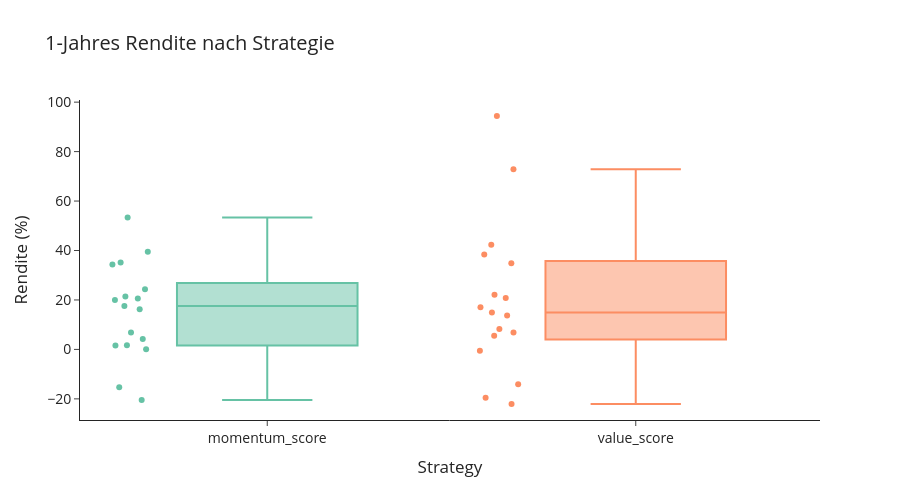
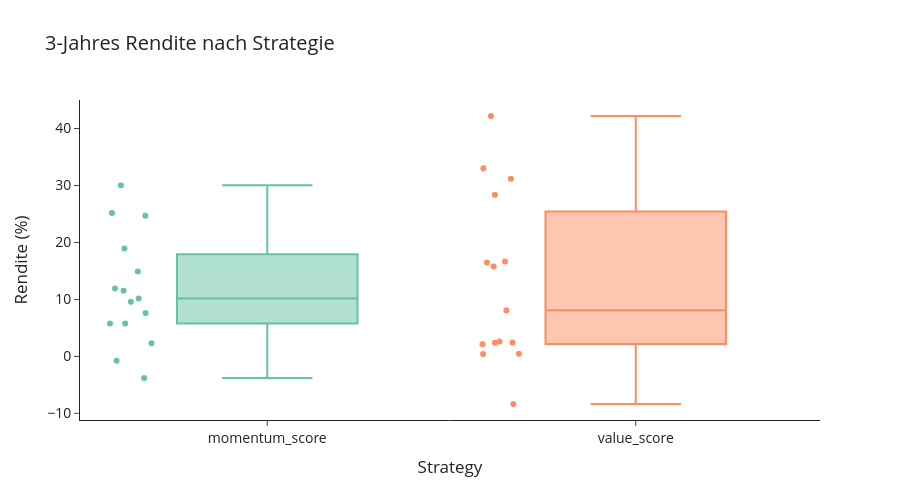
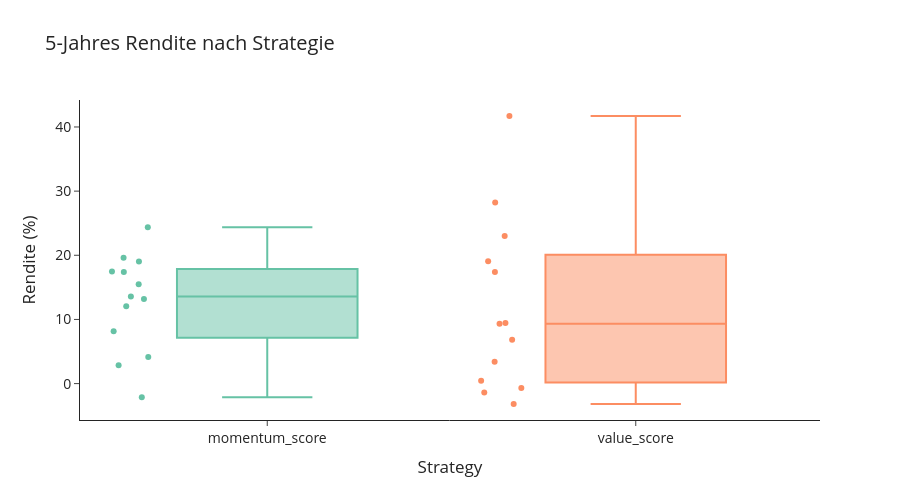

Source (notebook cell) for these figures, in order:
### Code cell
df["horizon"] = df["sellyear"] - df["buyyear"]

df = df[df["horizon"].isin([1,3,5])]

horizons = [1,3,5]

print(df.pivot_table(
    index="sellyear",
    columns=["strategy", "horizon"],
    values="rendite"
    ).describe().T)

for h in horizons:
    df_filtered = df[df["horizon"] == h]
    
    fig = px.box(
        df_filtered,
        x="strategy",
        y="rendite",
        title=f"{h}-Jahres Rendite nach Strategie ",
        color="strategy",  # sorgt für unterschiedliche Farben
        color_discrete_sequence=px.colors.qualitative.Set2,
        points="all" 
    )
    fig.update_yaxes(title="Rendite (%)")
    fig.update_xaxes(title="Strategy")



    fig.update_layout(
        width=900,
        height=500,
        title_font_size=20,
        font=dict(size=14),
        template="simple_white",
        showlegend=False
    )
   
    fig.show()
    output_dir = Path(save_path) / sector_name.lower().replace(" ", "_")
    output_dir.mkdir(parents=True, exist_ok=True)

    file_path = output_dir / f"{h}_year_distribution.png"
    fig.write_image(file_path)

### Figure 1 — Plotly figure (JSON) as saved in the notebook; plotly's stock layout.template omitted (floating-point values rounded to 4 significant figures)
{"data": [{"alignmentgroup": "True", "boxpoints": "all", "hovertemplate": "strategy=%{x}<br>rendite=%{y}<extra></extra>", "legendgroup": "momentum_score", "marker": {"color": "rgb(102,194,165)"}, "name": "momentum_score", "notched": false, "offsetgroup": "momentum_score", "orientation": "v", "showlegend": true, "type": "box", "x": ["momentum_score", "momentum_score", "momentum_score", "momentum_score", "momentum_score", "momentum_score", "momentum_score", "momentum_score", "momentum_score", "momentum_score", "momentum_score", "momentum_score", "momentum_score", "momentum_score", "momentum_score", "momentum_score", "momentum_score"], "x0": " ", "xaxis": "x", "y": [16.2, 21.43, 4.23, 24.31, 39.5, 0.04, 1.54, 1.66, 53.33, -20.49, 20.02, 17.51, 35.17, -15.34, 6.85, 34.36, 20.54], "y0": " ", "yaxis": "y"}, {"alignmentgroup": "True", "boxpoints": "all", "hovertemplate": "strategy=%{x}<br>rendite=%{y}<extra></extra>", "legendgroup": "value_score", "marker": {"color": "rgb(252,141,98)"}, "name": "value_score", "notched": false, "offsetgroup": "value_score", "orientation": "v", "showlegend": true, "type": "box", "x": ["value_score", "value_score", "value_score", "value_score", "value_score", "value_score", "value_score", "value_score", "value_score", "value_score", "value_score", "value_score", "value_score", "value_score", "value_score", "value_score", "value_score"], "x0": " ", "xaxis": "x", "y": [94.4, 20.81, 14.96, 38.43, 72.89, 6.88, -19.55, 13.7, 42.36, -14.08, -0.53, 8.3, 34.88, -22.08, 22.15, 5.51, 17.04], "y0": " ", "yaxis": "y"}], "layout": {"boxmode": "overlay", "font": {"size": 14}, "height": 500, "legend": {"title": {"text": "strategy"}, "tracegroupgap": 0}, "showlegend": false, "title": {"font": {"size": 20}, "text": "1-Jahres Rendite nach Strategie "}, "width": 900, "xaxis": {"anchor": "y", "categoryarray": ["momentum_score", "value_score"], "categoryorder": "array", "domain": [0, 1], "title": {"text": "Strategy"}}, "yaxis": {"anchor": "x", "domain": [0, 1], "title": {"text": "Rendite (%)"}}}}

### Figure 2 — Plotly figure (JSON) as saved in the notebook; plotly's stock layout.template omitted (floating-point values rounded to 4 significant figures)
{"data": [{"alignmentgroup": "True", "boxpoints": "all", "hovertemplate": "strategy=%{x}<br>rendite=%{y}<extra></extra>", "legendgroup": "momentum_score", "marker": {"color": "rgb(102,194,165)"}, "name": "momentum_score", "notched": false, "offsetgroup": "momentum_score", "orientation": "v", "showlegend": true, "type": "box", "x": ["momentum_score", "momentum_score", "momentum_score", "momentum_score", "momentum_score", "momentum_score", "momentum_score", "momentum_score", "momentum_score", "momentum_score", "momentum_score", "momentum_score", "momentum_score", "momentum_score", "momentum_score"], "x0": " ", "xaxis": "x", "y": [14.9, 25.17, 18.96, 30.05, 11.93, -3.8, 5.77, 10.14, 7.62, 9.58, 24.7, 5.76, 2.32, -0.76, 11.5], "y0": " ", "yaxis": "y"}, {"alignmentgroup": "True", "boxpoints": "all", "hovertemplate": "strategy=%{x}<br>rendite=%{y}<extra></extra>", "legendgroup": "value_score", "marker": {"color": "rgb(252,141,98)"}, "name": "value_score", "notched": false, "offsetgroup": "value_score", "orientation": "v", "showlegend": true, "type": "box", "x": ["value_score", "value_score", "value_score", "value_score", "value_score", "value_score", "value_score", "value_score", "value_score", "value_score", "value_score", "value_score", "value_score", "value_score", "value_score"], "x0": " ", "xaxis": "x", "y": [42.2, 28.38, 31.19, 33.04, 15.76, 2.12, 8.09, 2.63, 0.4, -8.36, 16.49, 2.38, 0.48, 2.45, 16.65], "y0": " ", "yaxis": "y"}], "layout": {"boxmode": "overlay", "font": {"size": 14}, "height": 500, "legend": {"title": {"text": "strategy"}, "tracegroupgap": 0}, "showlegend": false, "title": {"font": {"size": 20}, "text": "3-Jahres Rendite nach Strategie "}, "width": 900, "xaxis": {"anchor": "y", "categoryarray": ["momentum_score", "value_score"], "categoryorder": "array", "domain": [0, 1], "title": {"text": "Strategy"}}, "yaxis": {"anchor": "x", "domain": [0, 1], "title": {"text": "Rendite (%)"}}}}

### Figure 3 — Plotly figure (JSON) as saved in the notebook; plotly's stock layout.template omitted (floating-point values rounded to 4 significant figures)
{"data": [{"alignmentgroup": "True", "boxpoints": "all", "hovertemplate": "strategy=%{x}<br>rendite=%{y}<extra></extra>", "legendgroup": "momentum_score", "marker": {"color": "rgb(102,194,165)"}, "name": "momentum_score", "notched": false, "offsetgroup": "momentum_score", "orientation": "v", "showlegend": true, "type": "box", "x": ["momentum_score", "momentum_score", "momentum_score", "momentum_score", "momentum_score", "momentum_score", "momentum_score", "momentum_score", "momentum_score", "momentum_score", "momentum_score", "momentum_score", "momentum_score"], "x0": " ", "xaxis": "x", "y": [19.6, 24.36, 15.47, 19.05, 17.47, -2.13, 8.16, 17.4, 12.05, 2.85, 13.59, 13.19, 4.16], "y0": " ", "yaxis": "y"}, {"alignmentgroup": "True", "boxpoints": "all", "hovertemplate": "strategy=%{x}<br>rendite=%{y}<extra></extra>", "legendgroup": "value_score", "marker": {"color": "rgb(252,141,98)"}, "name": "value_score", "notched": false, "offsetgroup": "value_score", "orientation": "v", "showlegend": true, "type": "box", "x": ["value_score", "value_score", "value_score", "value_score", "value_score", "value_score", "value_score", "value_score", "value_score", "value_score", "value_score", "value_score", "value_score"], "x0": " ", "xaxis": "x", "y": [41.71, 28.21, 23.02, 17.38, 19.08, -1.4, -0.69, 9.45, 9.34, -3.18, 6.83, 3.39, 0.44], "y0": " ", "yaxis": "y"}], "layout": {"boxmode": "overlay", "font": {"size": 14}, "height": 500, "legend": {"title": {"text": "strategy"}, "tracegroupgap": 0}, "showlegend": false, "title": {"font": {"size": 20}, "text": "5-Jahres Rendite nach Strategie "}, "width": 900, "xaxis": {"anchor": "y", "categoryarray": ["momentum_score", "value_score"], "categoryorder": "array", "domain": [0, 1], "title": {"text": "Strategy"}}, "yaxis": {"anchor": "x", "domain": [0, 1], "title": {"text": "Rendite (%)"}}}}
